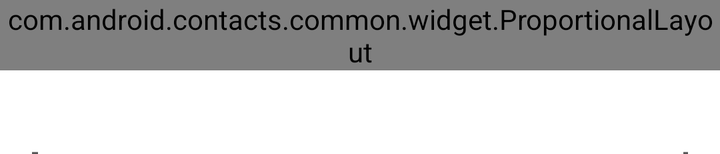
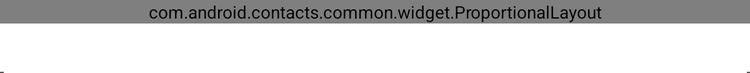

One screen, two layout resources from the same app: the default and the repository's alternative for another configuration. Each is rendered where Android would select it; the XML of both is given below.
<!-- AndroidManifest.xml: fallback theme Theme.MaterialComponents.DayNight.NoActionBar -->
<!-- res/layout/updates_header_contact.xml -->
<?xml version="1.0" encoding="utf-8"?>
<LinearLayout
    xmlns:android="http://schemas.android.com/apk/res/android"
    xmlns:ex="http://schemas.android.com/apk/res-auto"
    android:layout_width="match_parent"
    android:layout_height="wrap_content"
    android:orientation="vertical">

    
    <view
        class="com.android.contacts.common.widget.ProportionalLayout"
        android:layout_width="match_parent"
        android:layout_height="wrap_content"
        android:layout_marginBottom="@dimen/detail_contact_photo_shadow_height"
        ex:ratio="0.5"
        ex:direction="widthToHeight">

        
        <FrameLayout
            android:layout_width="match_parent"
            android:layout_height="match_parent"/>

    </view>

    
    <FrameLayout
        android:layout_width="match_parent"
        android:layout_height="32dip"
        android:paddingLeft="16dip"
        android:paddingRight="16dip"
        android:paddingStart="16dip"
        android:paddingEnd="16dip"
        android:focusable="false">

        <TextView
            style="?android:attr/listSeparatorTextViewStyle"
            android:paddingLeft="8dip"
            android:paddingRight="8dip"
            android:paddingStart="8dip"
            android:paddingEnd="8dip"
            android:background="@drawable/list_section_divider_holo_custom"
            android:text="@string/recent"
            android:textColor="@color/white_text"
            android:textAllCaps="true"
            android:singleLine="true"
            android:ellipsize="end" />

    </FrameLayout>

</LinearLayout>
<!-- resources referenced by this layout -->
<resources>
  <color name="white_text">#ffffffff</color>
  <dimen name="detail_contact_photo_shadow_height">10dip</dimen>
  <!-- drawable list_section_divider_holo_custom: png bitmap (drawable-hdpi, 205 bytes) -->
  <string name="recent" msgid="2062236709538790412">Recent</string>
</resources>
<!-- res/layout-sw600dp/updates_header_contact.xml (the repository's variant of the layout above) -->
<!-- drawn on a 7-inch tablet held upright -->
<?xml version="1.0" encoding="utf-8"?>
<LinearLayout
    xmlns:android="http://schemas.android.com/apk/res/android"
    xmlns:ex="http://schemas.android.com/apk/res-auto"
    android:layout_width="match_parent"
    android:layout_height="wrap_content"
    android:orientation="vertical">

    
    <view
        class="com.android.contacts.common.widget.ProportionalLayout"
        android:layout_width="match_parent"
        android:layout_height="wrap_content"
        android:layout_marginBottom="8dip"
        ex:ratio="0.6667"
        ex:direction="widthToHeight">

        
        <FrameLayout
            android:layout_width="match_parent"
            android:layout_height="match_parent"/>

    </view>

    
    <TextView
        style="?android:attr/listSeparatorTextViewStyle"
        android:layout_height="32dip"
        android:paddingLeft="8dip"
        android:paddingRight="8dip"
        android:paddingStart="8dip"
        android:paddingEnd="8dip"
        android:background="@drawable/list_section_divider_holo_custom"
        android:text="@string/recent"
        android:textColor="@color/white_text"
        android:textAllCaps="true"
        android:singleLine="true"
        android:ellipsize="end" />

</LinearLayout>
<!-- resources referenced by the variant -->
<!-- as a 7-inch tablet held upright resolves them -->
<resources>
  <color name="white_text">#ffffffff</color>
  <!-- drawable list_section_divider_holo_custom: png bitmap (drawable-hdpi, 205 bytes) -->
  <string name="recent" msgid="2062236709538790412">Recent</string>
</resources>
